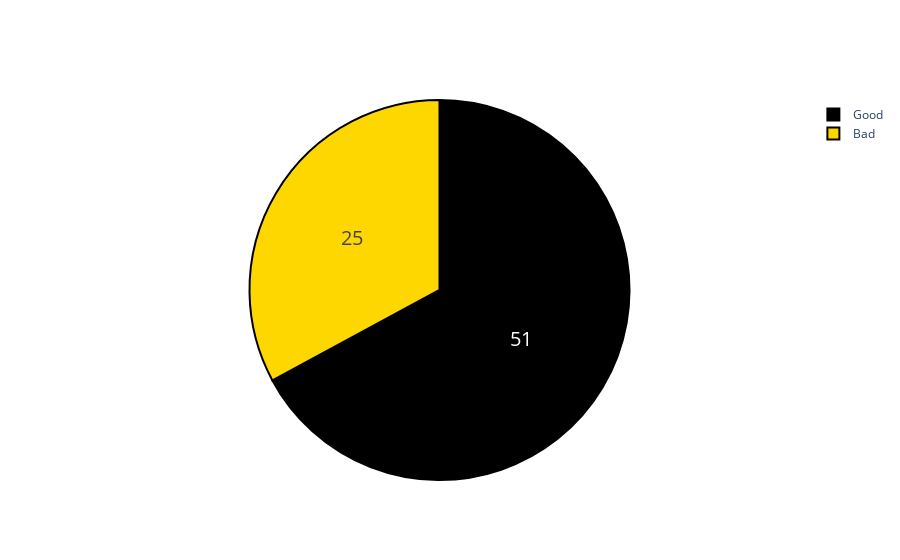

Notebook code cell kept with this figure:
### Code cell
fig = go.Figure(data=[go.Pie(labels=['Good','Bad'], values=data['Column34'].value_counts(), textinfo='label+percent')])
fig.update_traces(hoverinfo='label+percent', textinfo='value', textfont_size=20,
                  marker=dict(colors=['black', 'gold'], line=dict(color='#000000', width=2)))
fig.show()

### Figure 1 — Plotly figure (JSON) as saved in the notebook; plotly's stock layout.template omitted (floating-point values rounded to 4 significant figures; data arrays with more than 128 entries replaced by an {"elided": "..."} marker saying what was removed)
{"data": [{"hoverinfo": "label+percent", "labels": ["Good", "Bad"], "marker": {"colors": ["black", "gold"], "line": {"color": "#000000", "width": 2}}, "textfont": {"size": 20}, "textinfo": "value", "type": "pie", "values": {"elided": "263 int values"}}], "layout": {}}
